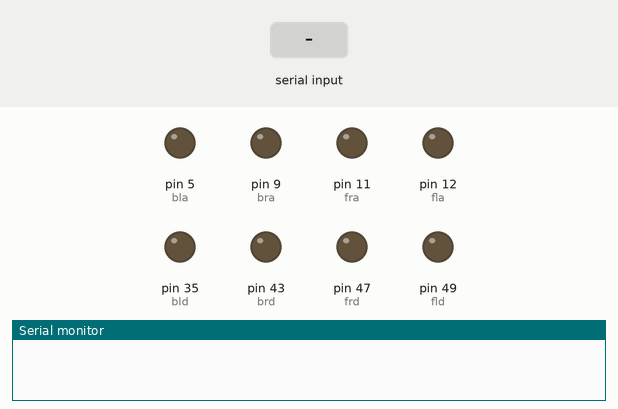
Recording of a sketch running on a simulated Arduino Mega 2560, built with avr-gcc and run on an emulated ATmega2560. Shown: output pins drawn as LEDs (lit = HIGH), the last lines printed to the serial monitor. Inputs (shaded band) come from the test bench.

Above: at 2.0 s.
2.1 s: "90,45,200\n" received over the second serial link
At 2.6 s:
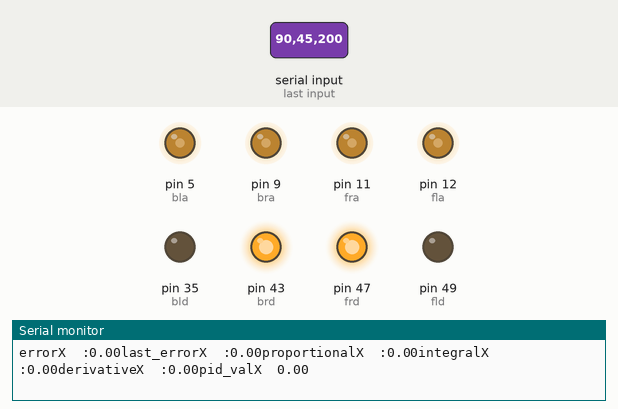
Timing chart, 0 to 5.1 s (numbered marks = the images above; inputs shaded):
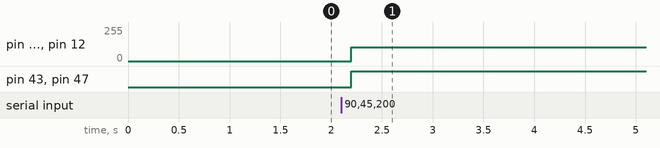

The sketch:

Main.ino
```cpp
int  d1, d2, d3, d4;
float s1, s2, s3, s4; // speed variables of motor
float w=0, x=0, y=0; //inverse kinemaatics variables
float sp = 1;//60; // scale pitch

float ref_yaw;


//       motor configuration:
//---------------------------------------------
//     | motor2(fld,fla)   |   motor1(frd,fra) |
//---------------------------------------------
//     | motor3(bld,bla)   |   motor4(brd,bra) |
//---------------------------------------------


void setup() {
  // put your setup code here, to run once:

  Serial.begin(115200);
  imuSetup();
  lsa08Setup();
  motorSetup();

}


void loop() {
  // put your main code here, to run repeatedly:

      //motion input
//       x = pidX();
       displayPidXValues();

       w=pidW();
       w=-w;
       displayPidWValues();


       y=300;

      //motion output
      invKinematics();
      pwmAndDirectionCalc();
      motion();

      displayMotionValues();
}
```

Motion.ino
```cpp
//motor pins
byte frd = 47, fld = 49, bld = 35, brd = 43, fra = 11, fla = 12, bla = 5, bra = 9;

void motorSetup()
{
  pinMode(fra, OUTPUT);
  pinMode(frd, OUTPUT);
  pinMode(fla, OUTPUT);
  pinMode(fld, OUTPUT);
  pinMode(bra, OUTPUT);
  pinMode(brd, OUTPUT);
  pinMode(bla, OUTPUT);
  pinMode(bld, OUTPUT);
}

// inverse kinematics matrix
float a11 = -0.35, a12 = 0.35, a13 = 0.25;
float a21 = -0.35, a22 = -0.35, a23 = 0.25;
float a31 = 0.35, a32 = -0.35, a33 = 0.25;
float a41 = 0.35, a42 = 0.35, a43 = 0.25;

void invKinematics()
{
      s1 = sp * ((a11 * x) + (a12 * y) + (a13 * w));
      s2 = sp * ((a21 * x) + (a22 * y) + (a23 * w));
      s3 = sp * ((a31 * x) + (a32 * y) + (a33 * w));
      s4 = sp * ((a41 * x) + (a42 * y) + (a43 * w));
}

void pwmAndDirectionCalc()
{
  //direction calculations
    d1=s1<0?0:1;
    d2=s2<0?0:1;
    d3=s3<0?0:1;
    d4=s4<0?0:1;

  //magnitude
    s1=abs(s1);
    s2=abs(s2);
    s3=abs(s3);
    s4=abs(s4);

}

void motion()/// commands the motors to drive
{

  digitalWrite(frd, d1);
  digitalWrite(fld, d2);
  digitalWrite(brd, d4);
  digitalWrite(bld, d3);
  analogWrite(fra, s1);
  analogWrite(fla, s2);
  analogWrite(bla, s3);
  analogWrite(bra, s4);

}
void stopp()
{
  digitalWrite(frd, d1);
  digitalWrite(fld, d2);
  digitalWrite(brd, d4);
  digitalWrite(bld, d3);
  analogWrite(fra, 0);
  analogWrite(fla, 0);
  analogWrite(bla, 0);
  analogWrite(bra, 0);

}

void displayMotionValues()
{
      Serial.print("x=");
      Serial.print(x);
      Serial.print(" y=");
      Serial.print(y);
      Serial.print(" w=");
      Serial.print(w);
      Serial.print(" s1=");
      Serial.print(s1);
      Serial.print(" s2=");
      Serial.print(s2);
      Serial.print(" s3=");
      Serial.print(s3);
      Serial.print(" s4=");
      Serial.print(s4);
      Serial.print(" d1=");
      Serial.print(d1);
      Serial.print(" d2=");
      Serial.print(d2);
      Serial.print(" d3=");
      Serial.print(d3);
      Serial.print(" d4=");
      Serial.println(d4);
}
```

PID_controllers.ino
```cpp
// pid variables for X control

float pid_valX;//TOTAL pid_val=kp*error+ki*integral+kd*prop
float errorX, last_errorX, propX, integralX,derX;
float limitX = 2000;

// pid calculation function
float pidX()//function to calculate pid values
{
  // pid variables
  float kp = 1; // CONSTANT KP
  float ki = 0;//.0031; // CONSTANT KI
  float kd = 0;//.00123; // CONSTANT KD

  float sensor_val=getRawLsa08AnalogValue();

  errorX = sensor_val - 450;
  propX = errorX;
  integralX = integralX + errorX;
  integralX = integralX > limitX ? limitX : integralX;
  integralX = (integralX < -limitX && integralX < 0) ? -limitX : integralX;
  derX=errorX-last_errorX;
  last_errorX = errorX;
  pid_valX = kp * propX + ki * integralX + kd * derX;
  return pid_valX;
}

void displayPidXValues()
{
  Serial.print("errorX  :"); Serial.print(errorX);
  Serial.print("last_errorX  :"); Serial.print(last_errorX);
  Serial.print("proportionalX  :"); Serial.print(propX);
  Serial.print("integralX  :"); Serial.print(integralX);
  Serial.print("derivativeX  :"); Serial.print(derX);
  Serial.print("pid_valX  "); Serial.println(pid_valX);
}


// pid variables for yaw control

float pid_valW;//TOTAL pid_val=kp*error+ki*integral+kd*prop
float errorW, last_errorW, propW, integralW,derW;
float limitW = 200;

// pid calculation function
float pidW()//function to calculate pid values
{
  // pid variables
  float kp = 34; // CONSTANT KP
  float ki = 0;//.0031; // CONSTANT KI
  float kd = 6;//.0123; // CONSTANT KD

  float yaw_val=getImuValue();

  errorW = ref_yaw-yaw_val;
  propW = errorW;
  integralW = integralW + errorW;
  integralW = integralW > limitW ? limitW : integralW;
  integralW = (integralW < -limitW && integralW < 0) ? -limitW : integralW;
  derW=errorW-last_errorW;
  last_errorW = errorW;
  pid_valW = kp * propW + ki * integralW + kd * derW;
  return (pid_valW);
}

void displayPidWValues()
{
  Serial.print("errorW  :"); Serial.print(errorW);
  Serial.print("last_errorW  :"); Serial.print(last_errorW);
  Serial.print("proportionalW  :"); Serial.print(propW);
  Serial.print("integralW  :"); Serial.print(integralW);
  Serial.print("derivativeW  :"); Serial.print(derW);
  Serial.print("pid_valW  "); Serial.println(pid_valW);
}
```

Sensors_input.ino
```cpp
/**
 * SENSORS USED:
 * *************
 * 1.RAZOR-IMU:
 * -------------
 *    functions:
 *        ->imuSetup()
 *        ->getImuValue()
 * 2.LSA-08:
 * ---------
 *    functions:
 *        ->lsa08Setup()
 *        ->getRawValue()
 *        ->getValue()
 */


//***************************
//1. CODE FOR IMU
//***************************
#include<string.h>

#define BUFF_SIZE 40
char buff[BUFF_SIZE];
String yaw_string, pitch_string, roll_string;


void imuSetup()
{
  delay(1000);    //wait for controler on IMU to start (2000ms is taken arbitrarily)
  Serial1.begin(57600);
  Serial1.write("#o0");   //stoping continuous data streaming

  ref_yaw=getImuValue();
}

float getImuValue()
{

  int i = 0;

  for(int j=0;j<40;j++)
{
  buff[j]=0;

}

//token request
Serial1.write("#f");
 delay(90);   //waiting for arbitrary time of around 90ms after which imu sends data packet

int f=1; //flag variable

while(1)
{
while(Serial1.available())
{
  char c=Serial1.read();
  buff[i++]=c;
  f=0;
}

if(f==0)
{
  break;
}
}


String str=buff;
//Serial.print("imu data: ");
//Serial.println(str);
 yaw_string=str.substring(5,str.indexOf(","));
  pitch_string=str.substring(str.indexOf(",")+1,str.lastIndexOf(","));
  roll_string=str.substring(str.lastIndexOf(",")+1);

float yaw=::atof(yaw_string.c_str());
float pitch=::atof(pitch_string.c_str());
float roll=::atof(roll_string.c_str());

Serial.println();
//Serial.print("yaw : ");
//Serial.println(yaw);
//Serial.print("pitch : ");
//Serial.println(pitch);
//Serial.print("roll : ");
//Serial.println(roll);

 return yaw;
 }


 //*******************
 //2. CODE FOR LSA08
 //********************
int lsa08Analog = A9; //analog pin
int lsa08Junction = 53;// junction pin

  void lsa08Setup()
  {
    pinMode(lsa08Analog, INPUT);
    pinMode(lsa08Junction, INPUT);
  }

  int getRawLsa08AnalogValue()
  {
    int val=analogRead(lsa08Analog);;
    Serial.print("lsa08 raw value: "); Serial.println(val);
      return val;

  }

  float getLsa08AnalogValue()
  {
     float val=analogRead(lsa08Analog);
     val=(val*70)/1023.0;
     Serial.print("lsa08 value  "); Serial.println(val);
     return val;
  }

  bool junction()
  {
    return digitalRead(lsa08Junction);

  }
```

Measured:
- after the input at 2.1 s, pin 5 (bla), pin 9 (bra), pin 11 (fra), pin 12 (fla): 0/255 → 105/255 after 0.10 s; pin 43 (brd), pin 47 (frd): LOW → HIGH after 0.10 s
